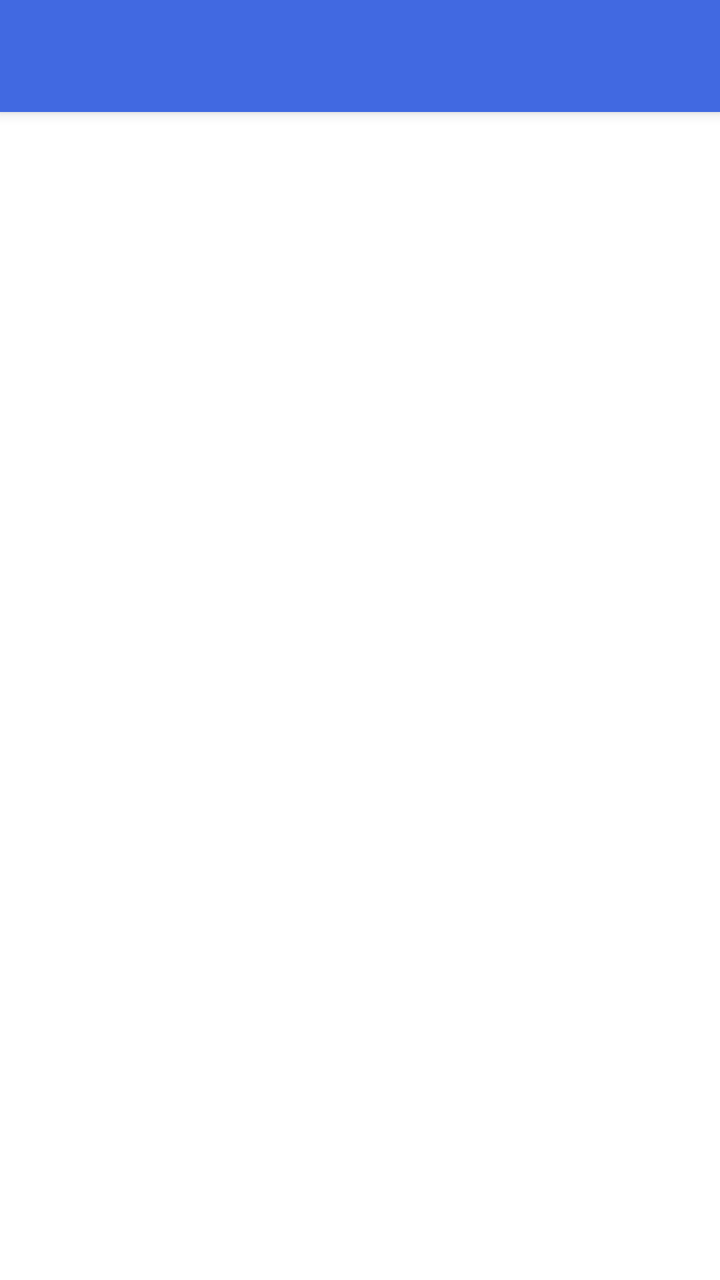
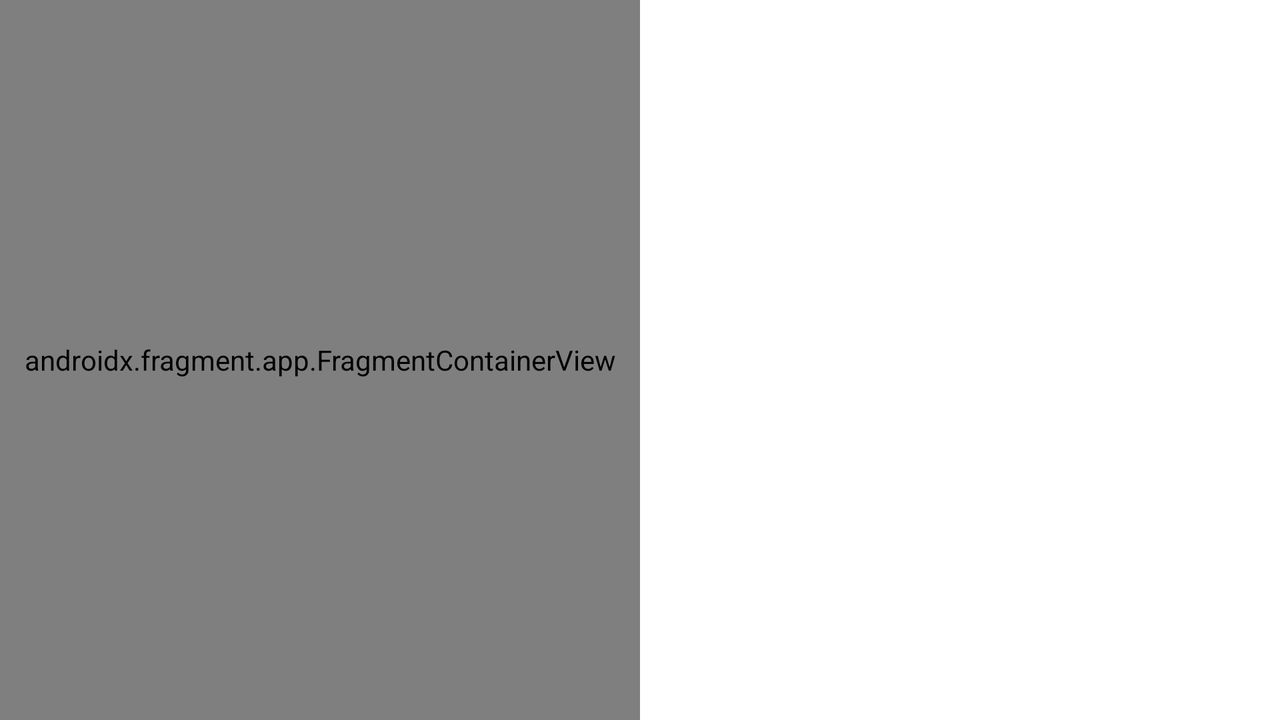

The same Android screen from two of the app's own layout files: first res/layout/ as a phone draws it, then the repository's variant for another configuration, drawn on a device whose configuration selects that folder. Both files follow.
<!-- AndroidManifest.xml: application theme Theme.MyNotes -->
<!-- res/layout/activity_main.xml -->
<?xml version="1.0" encoding="utf-8"?>
<androidx.drawerlayout.widget.DrawerLayout xmlns:android="http://schemas.android.com/apk/res/android"
    xmlns:app="http://schemas.android.com/apk/res-auto"
    xmlns:tools="http://schemas.android.com/tools"
    android:id="@+id/drawer_layout"
    android:layout_width="match_parent"
    android:layout_height="match_parent"
    android:fitsSystemWindows="true"
    tools:openDrawer="start">

    <include
        layout="@layout/app_bar_main"
        android:layout_width="match_parent"
        android:layout_height="match_parent" />

    <com.google.android.material.navigation.NavigationView
        android:id="@+id/nav_view"
        android:layout_width="wrap_content"
        android:layout_height="match_parent"
        android:layout_gravity="start"
        android:fitsSystemWindows="true"
        app:headerLayout="@layout/nav_header_main"
        app:menu="@menu/main_menu" />


</androidx.drawerlayout.widget.DrawerLayout>
<!-- res/layout/app_bar_main.xml (included above) -->
<?xml version="1.0" encoding="utf-8"?>
<androidx.coordinatorlayout.widget.CoordinatorLayout xmlns:android="http://schemas.android.com/apk/res/android"
    xmlns:app="http://schemas.android.com/apk/res-auto"
    xmlns:tools="http://schemas.android.com/tools"
    android:id="@+id/app_bar_main_vertical"
    android:layout_width="match_parent"
    android:layout_height="match_parent"
    tools:context=".ui.MainActivity">

    <com.google.android.material.appbar.AppBarLayout
        android:id="@+id/app_bar_vertical"
        android:layout_width="match_parent"
        android:layout_height="wrap_content"
        android:theme="@style/AppTheme.AppBarOverlay">

        <androidx.appcompat.widget.Toolbar
            android:id="@+id/toolbar"
            android:layout_width="match_parent"
            android:layout_height="?attr/actionBarSize"
            android:background="?attr/colorPrimary"
            app:popupTheme="@style/AppTheme.PopupOverlay">

        </androidx.appcompat.widget.Toolbar>

    </com.google.android.material.appbar.AppBarLayout>

    <androidx.fragment.app.FragmentContainerView
        android:id="@+id/fragment_main_list"
        android:layout_width="match_parent"
        android:layout_height="match_parent"
        app:layout_behavior="@string/appbar_scrolling_view_behavior" />

</androidx.coordinatorlayout.widget.CoordinatorLayout>
<!-- res/layout/nav_header_main.xml (included above) -->
<?xml version="1.0" encoding="utf-8"?>
<LinearLayout xmlns:android="http://schemas.android.com/apk/res/android"
    android:layout_width="match_parent"
    android:layout_height="@dimen/nav_header_height"
    xmlns:app="http://schemas.android.com/apk/res-auto"
    android:gravity="bottom"
    android:orientation="vertical"
    android:background="@drawable/side_nav_bar"
    android:theme="@style/ThemeOverlay.AppCompat.Dark">

    <ImageView
        android:id="@+id/imageView"
        android:layout_width="@dimen/_bar_icon_size"
        android:layout_height="@dimen/_bar_icon_size"
        android:contentDescription="@string/bar_img_hint"
        android:paddingTop="@dimen/_8dp"
        app:srcCompat="@drawable/user_icon"/>

    <TextView
        android:layout_width="wrap_content"
        android:layout_height="wrap_content"
        android:text="@string/some_user_name"
        android:textSize="@dimen/_28sp"/>

    <TextView
        android:id="@+id/textView"
        android:layout_width="wrap_content"
        android:layout_height="wrap_content"
        android:text="@string/_email_example" />

</LinearLayout>
<!-- resources referenced by this layout -->
<resources>
  <dimen name="_28sp">28sp</dimen>
  <dimen name="_8dp">8dp</dimen>
  <dimen name="_bar_icon_size">86dp</dimen>
  <dimen name="nav_header_height">200dp</dimen>
  <!-- drawable side_nav_bar (drawable) -->
  <shape xmlns:android="http://schemas.android.com/apk/res/android"
      android:shape="rectangle">
      <gradient
          android:angle="135"
          android:centerColor="#4169E1"
          android:endColor="#325AD2"
          android:startColor="#5078F0"
          android:type="linear" />
  </shape>
  <!-- drawable user_icon: png bitmap (drawable, 21577 bytes) -->
  <string name="_email_example">some_email@mail.com</string>
  <string name="bar_img_hint">Изображение профиля</string>
  <string name="some_user_name">Какой-то \"Пользователь\"</string>
  <style name="AppTheme.AppBarOverlay" parent="ThemeOverlay.AppCompat.Dark.ActionBar" />
  <style name="AppTheme.PopupOverlay" parent="ThemeOverlay.AppCompat.Light" />
  <style name="Theme.MyNotes" parent="Theme.MaterialComponents.DayNight.NoActionBar">
          
          <item name="colorPrimary">@color/royalBlue</item>
          <item name="colorPrimaryVariant">@color/royalBlue</item>
          <item name="colorOnPrimary">@color/white</item>
          
          <item name="colorSecondary">@color/royalBlue_secondary</item>
          <item name="colorSecondaryVariant">@color/royalBlue_secondary</item>
          <item name="colorOnSecondary">@color/white</item>
          
          <item name="android:statusBarColor" tools:targetApi="l">?attr/colorPrimaryVariant</item>
          
      </style>
  <color name="royalBlue">#4169e1</color>
  <color name="white">#FFFFFFFF</color>
  <color name="royalBlue_secondary">#1E90FF</color>
</resources>
<!-- res/layout-land/activity_main.xml (the repository's variant of the layout above) -->
<!-- drawn on the phone turned sideways -->
<?xml version="1.0" encoding="utf-8"?>
<androidx.constraintlayout.widget.ConstraintLayout xmlns:android="http://schemas.android.com/apk/res/android"
    xmlns:app="http://schemas.android.com/apk/res-auto"
    xmlns:tools="http://schemas.android.com/tools"
    android:layout_width="match_parent"
    android:layout_height="match_parent"
    tools:context=".ui.MainActivity">

    <androidx.fragment.app.FragmentContainerView
        android:id="@+id/main_fragment_landscape"
        android:name="gu_android_1089.mynotes.ui.MainListFragment"
        android:layout_width="@dimen/_0dp"
        android:layout_height="@dimen/_0dp"
        app:layout_constraintBottom_toBottomOf="parent"
        app:layout_constraintEnd_toStartOf="@id/note_layout_fragment"
        app:layout_constraintStart_toStartOf="parent"
        app:layout_constraintTop_toTopOf="parent" />

    <androidx.fragment.app.FragmentContainerView
        android:id="@+id/note_layout_fragment"
        android:layout_width="@dimen/_0dp"
        android:layout_height="@dimen/_0dp"
        app:layout_constraintBottom_toBottomOf="parent"
        app:layout_constraintEnd_toEndOf="parent"
        app:layout_constraintStart_toEndOf="@id/main_fragment_landscape"
        app:layout_constraintTop_toTopOf="parent" />

</androidx.constraintlayout.widget.ConstraintLayout>
<!-- resources referenced by the variant -->
<!-- as the phone turned sideways resolves them -->
<resources>
  <dimen name="_0dp">0dp</dimen>
  <style name="Theme.MyNotes" parent="Theme.MaterialComponents.DayNight.NoActionBar">
          
          <item name="colorPrimary">@color/royalBlue</item>
          <item name="colorPrimaryVariant">@color/royalBlue</item>
          <item name="colorOnPrimary">@color/white</item>
          
          <item name="colorSecondary">@color/royalBlue_secondary</item>
          <item name="colorSecondaryVariant">@color/royalBlue_secondary</item>
          <item name="colorOnSecondary">@color/white</item>
          
          <item name="android:statusBarColor" tools:targetApi="l">?attr/colorPrimaryVariant</item>
          
      </style>
  <color name="royalBlue">#4169e1</color>
  <color name="white">#FFFFFFFF</color>
  <color name="royalBlue_secondary">#1E90FF</color>
</resources>
